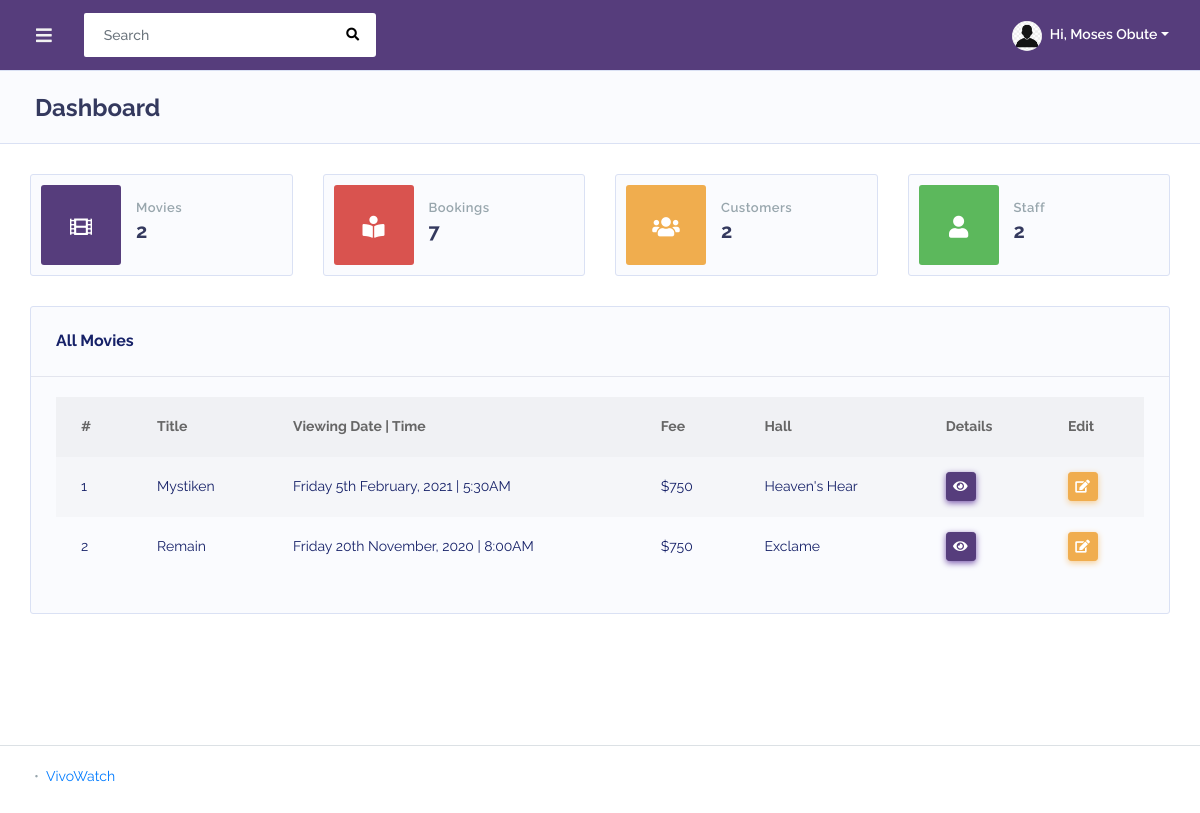
/admin/index.php (signed in), run on the app's committed database.
### tables this page shows
CREATE TABLE `users` (
  `id` int(10) NOT NULL,
  `username` varchar(255) NOT NULL,
  `email` varchar(255) NOT NULL,
  `password` varchar(255) NOT NULL,
  `first_name` varchar(255) NOT NULL,
  `last_name` varchar(255) NOT NULL,
  `profile_photo` varchar(255) NOT NULL,
  `is_active` tinyint(1) NOT NULL,
  `is_customer` tinyint(1) NOT NULL,
  `is_staff` tinyint(1) NOT NULL,
  `is_admin` tinyint(1) NOT NULL,
  `last_login` timestamp NOT NULL DEFAULT '0000-00-00 00:00:00',
  `created_at` timestamp NOT NULL DEFAULT '0000-00-00 00:00:00',
  `modified_at` timestamp NOT NULL DEFAULT '0000-00-00 00:00:00'
);

CREATE TABLE `movies` (
  `id` int(10) NOT NULL,
  `title` varchar(255) NOT NULL,
  `release_date` date NOT NULL,
  `trailer_link` text NOT NULL,
  `image` text NOT NULL,
  `description` text NOT NULL,
  `director` varchar(25) NOT NULL,
  `writer` varchar(255) NOT NULL,
  `stars` varchar(255) NOT NULL,
  `run_time` varchar(25) NOT NULL,
  `viewing_date` date NOT NULL,
  `viewing_time` time NOT NULL,
  `fee` decimal(10,0) NOT NULL,
  `num_available_seats` int(5) NOT NULL,
  `pg_rating` varchar(25) NOT NULL,
  `plot_keywords` varchar(255) NOT NULL,
  `genre_id` int(10) NOT NULL,
  `hall_id` int(10) NOT NULL,
  `user_id` int(10) NOT NULL,
  `created_at` timestamp NOT NULL DEFAULT CURRENT_TIMESTAMP ON UPDATE CURRENT_TIMESTAMP,
  `modified_at` timestamp NOT NULL DEFAULT '0000-00-00 00:00:00'
);

CREATE TABLE `halls` (
  `id` int(10) NOT NULL,
  `hall` varchar(255) NOT NULL,
  `num_of_seats` int(5) NOT NULL
);

### config/dbconfig.php (called while the page is built, shortened)
<?php
class DBConfig {
	public $connection;
	public function dbConnect() {
		$this->connection = mysqli_connect('localhost', 'root', '', 'movie_booking');
	}
	public function makeQuery($query) {
		$result = mysqli_query($this->connection, $query);
		return $result;
	}
	public function getUserEmail() {
		$user_email = $_SESSION['user_email'];
		return $user_email;
	}
	public function getUserFullName() {
		$user_email = $this->getUserEmail();
		$user_query = $this->makeQuery("SELECT first_name, last_name FROM users WHERE email='$user_email'");
		$user = mysqli_fetch_assoc($user_query);
		return $user['first_name'] . ' ' . $user['last_name'];
	}
	public function getUserProfilePhoto() {
		$user_email = $this->getUserEmail();
		$user_query = $this->makeQuery("SELECT profile_photo FROM users WHERE email='$user_email'");
		$user = mysqli_fetch_assoc($user_query);
		return $user['profile_photo'];
	}
	public function checkUserIsAdmin() {
		$user_email = $this->getUserEmail();
		$user_query = $this->makeQuery("SELECT * FROM users WHERE email='$user_email' AND is_admin=1");
		if(mysqli_num_rows($user_query) > 0)
		{
			return true;
		}
		else
		{
			return false;
		}
	}
}
$dbConfig = new DBConfig();
?>

### classes/movie.php (called while the page is built, shortened)
<?php
	class Movie extends DBConfig {
		private $per_page = 12;
		private $page_no;
		public function getAll() {
			$movie_limit = $this->getMovieLimit();
			return $this->makeQuery("SELECT * FROM movies ORDER BY 1 DESC LIMIT $movie_limit, $this->per_page");
		}
		public function getMovieLimit() {
			if(empty($this->page_no) || $this->page_no <= 1){
				$movie_limit = 0;
			}
			else{
				$movie_limit = ($this->page_no * $this->per_page) - $this->per_page;
			}
			return $movie_limit;
		}
	}
	$movie = new Movie();
 ?>

### classes/booking.php (called while the page is built, shortened)
<?php
	class Booking extends DBConfig {
		public function getAll() {
			return $this->makeQuery("SELECT * FROM bookings ORDER BY 1 DESC");
		}
	}
	$booking = new Booking();
 ?>

### classes/user.php (called while the page is built, shortened)
<?php
	class User extends DBConfig {
		public function getAllStaff() {
			return $this->makeQuery("SELECT * FROM users WHERE is_staff=1 AND is_admin=0");
		}
		public function getAllCustomers() {
			return $this->makeQuery("SELECT * FROM users WHERE is_customer=1");
		}
	}
	$user = new User();
 ?>

### admin/dashboard.php (the view)
<?php
    include '../classes/movie.php';
    include '../classes/user.php';
    include '../classes/booking.php';
    $num_of_movies = mysqli_num_rows($movie->getAll());
    $num_of_staff = mysqli_num_rows($user->getAllStaff());
    $num_of_customers = mysqli_num_rows($user->getAllCustomers());
    $num_of_bookings = mysqli_num_rows($booking->getAll());
    $card_size = '6';
    if($dbConfig->checkUserIsAdmin())
    {
        $card_size = '3';
    }
 ?>
<section class="section">
    <div class="section-header">
        <h1>Dashboard</h1>
    </div>
    <div class="row">
        <div class="col-lg-<?=$card_size; ?> col-md-6 col-sm-6 col-12">
            <div class="card card-statistic-1">
                <div class="card-icon bg-primary">
                    <i class="fas fa-film"></i>
                </div>
                <div class="card-wrap">
                    <div class="card-header">
                        <h4>Movies</h4>
                    </div>
                    <div class="card-body">
                        <?php echo $num_of_movies; ?>
                    </div>
                </div>
            </div>
        </div>
        <div class="col-lg-<?=$card_size; ?> col-md-6 col-sm-6 col-12">
            <div class="card card-statistic-1">
                <div class="card-icon bg-danger">
                    <i class="fas fa-book-reader"></i>
                </div>
                <div class="card-wrap">
                    <div class="card-header">
                        <h4>Bookings</h4>
                    </div>
                    <div class="card-body">
                        <?php echo $num_of_bookings; ?>
                    </div>
                </div>
            </div>
        </div>
        <?php if ($dbConfig->checkUserIsAdmin()): ?>
            <div class="col-lg-<?=$card_size; ?> col-md-6 col-sm-6 col-12">
                <div class="card card-statistic-1">
                    <div class="card-icon bg-warning">
                        <i class="fas fa-users"></i>
                    </div>
                    <div class="card-wrap">
                        <div class="card-header">
                            <h4>Customers</h4>
                        </div>
                        <div class="card-body">
                            <?php echo $num_of_customers; ?>
                        </div>
                    </div>
                </div>
            </div>
            <div class="col-lg-<?=$card_size; ?> col-md-6 col-sm-6 col-12">
                <div class="card card-statistic-1">
                    <div class="card-icon bg-success">
                        <i class="fas fa-user"></i>
                    </div>
                    <div class="card-wrap">
                        <div class="card-header">
                            <h4>Staff</h4>
                        </div>
                        <div class="card-body">
                            <?php echo $num_of_staff; ?>
                        </div>
                    </div>
                </div>
            </div>
        <?php endif ?>
    </div>
    <div class="row">
        <div class="col-12">
            <div class="card">
                <div class="card-header">
                    <h4>All Movies</h4>
                </div>
                <div class="card-body">
                    <div class="table-responsive">
                        <table class="table table-striped v_center" id="table-2">
                            <thead>
                                <tr>
                                <th>#</th>
                                <th>Title</th>
                                <th>Viewing Date | Time</th>
                                <th>Fee</th>
                                <th>Hall</th>
                                <th>Details</th>
                                <th>Edit</th>
                                </tr>
                            </thead>
                            <tbody>
                                <?php
                                    $movies = $movie->getAll();
                                    $i = 0;
                                    while($row = mysqli_fetch_array($movies)){
                                        $i += 1;
                                        $hall_id = $row['hall_id'];
                                        $hall_query = $dbConfig->makeQuery("SELECT hall FROM halls WHERE id='$hall_id'");
                                        $hall = mysqli_fetch_assoc($hall_query);
                                 ?>
                                <tr>
                                <td><?=$i; ?></td>
                                <td><?=$row['title'];  ?></td>
                                <td><?php echo date('l jS F\, Y', strtotime($row['viewing_date'])) . ' | ' . date('g:iA', strtotime($row['viewing_time']));  ?></td>
                                <td>$<?=$row['fee'];  ?></td>
                                <td><?=$hall['hall'];  ?></td>
                                <td><a href="index.php?movie_single=<?=$row['id'] ?>" class="btn btn-sm btn-primary"data-toggle="tooltip" data-placement="top" title="Details"><i class="fas fa-eye"></i></a></td>
                                <td><a href="index.php?movie_edit=<?=$row['id'] ?>" class="btn btn-sm btn-warning" data-toggle="tooltip" data-placement="top" title="Edit"><i class="fas fa-edit"></i></a></td>
                                </tr>
                              <?php } ?>
                            </tbody>
                        </table>
                    </div>
                </div>
            </div>
        </div>
    </div>
</section>

### admin/includes/nav.php (shortened to what this page needs)
<div id="app">
    <div class="main-wrapper main-wrapper-1">
        <div class="navbar-bg"></div>
        <nav class="navbar navbar-expand-lg main-navbar">
            <form class="form-inline mr-auto">
                <ul class="navbar-nav mr-3">
                    <li><a href="#" data-toggle="sidebar" class="nav-link nav-link-lg"><i class="fas fa-bars"></i></a></li>
                </ul>
                <div class="search-element">
                    <input class="form-control" type="search" placeholder="Search" aria-label="Search" data-width="250">
                    <button class="btn" type="submit"><i class="fas fa-search"></i></button>
                </div>
            </form>
            <ul class="navbar-nav navbar-right">
                <li class="dropdown">
                    <a href="#" data-toggle="dropdown" class="nav-link dropdown-toggle nav-link-lg nav-link-user">
                    <img alt="<?php echo $dbConfig->getUserProfilePhoto(); ?>" src="../images/user_images/<?php echo $dbConfig->getUserProfilePhoto(); ?>" class="rounded-circle mr-1">
                    <div class="d-sm-none d-lg-inline-block">Hi, <?php echo $dbConfig->getUserFullName(); ?></div></a>
                </li>
            </ul>
        </nav>

### data on the page
users: profile_photo (placeholder picture), $dbConfig->getUserFullName() "Moses Obute"
movies: title "Mystiken", viewing_date "Friday 5th February, 2021", viewing_time "5:30AM", fee "750", hall.hall "Heaven's Hear"
movies: title "Remain", viewing_date "Friday 20th November, 2020", viewing_time "8:00AM", fee "750", hall.hall "Exclame"

### other printed values
$num_of_movies "2"
$num_of_bookings "7"
$num_of_customers "2"
$num_of_staff "2"
